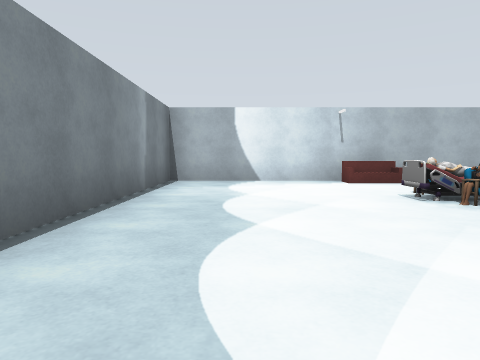
View 1 (above)

22 first-person views from a walk through a world built for the Gazebo simulator. The camera is 1 m above the floor, tilts 4° down and sees 70° across. The floor is counted in squares, 2 m on a side. Each view is taken from the middle of a square. On the plan, view 1 faces up. The plan holds only what a view shows up to about 9 squares ahead; the rest is blank. Robots are left out. Some stock models are drawn as simple stand-ins. Some surface patterns are stand-ins.

View 2
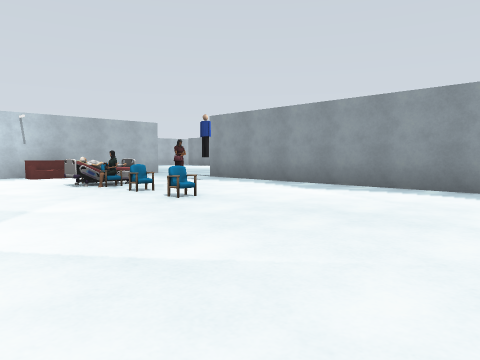

View 3
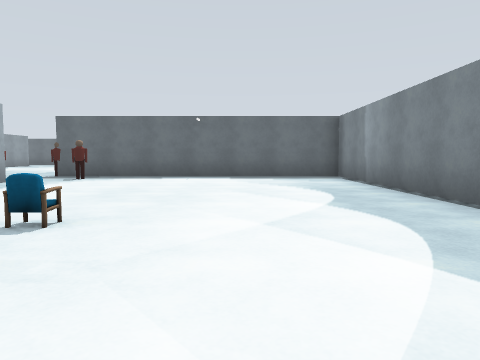

View 4
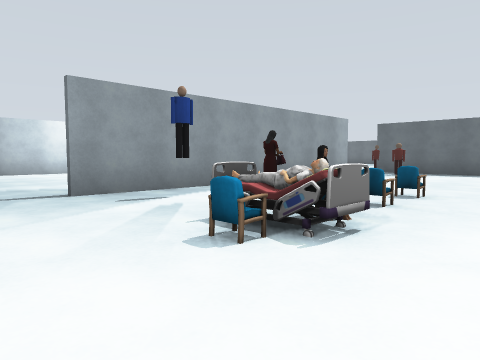

View 5
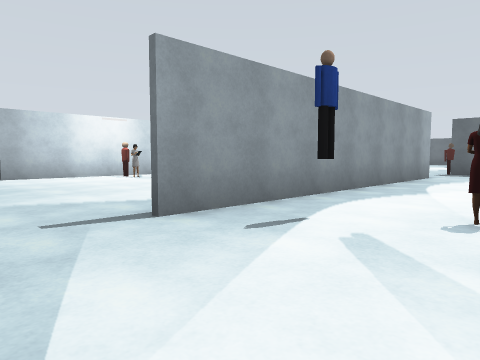

View 6
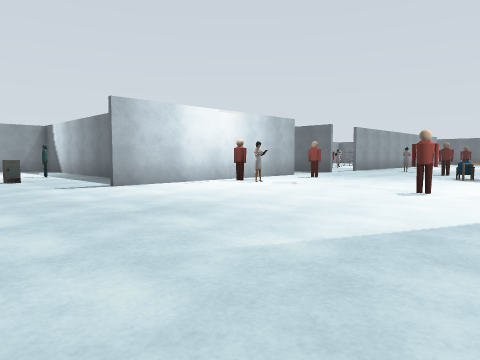

View 7
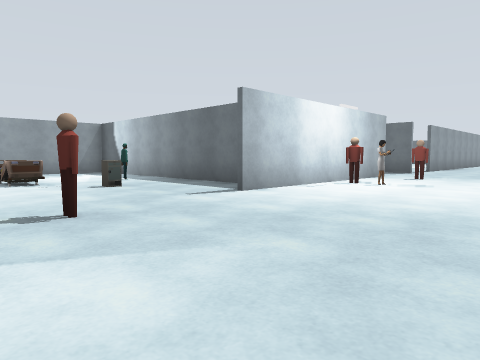

View 8
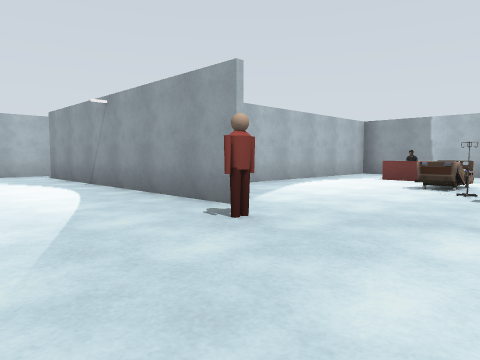

View 9
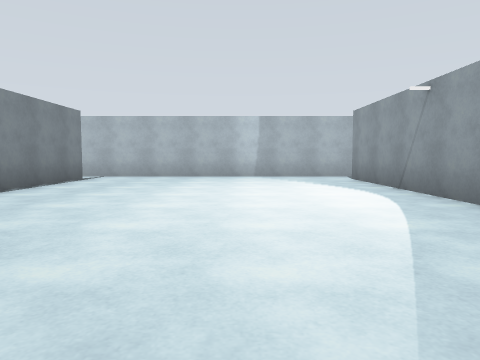

View 10
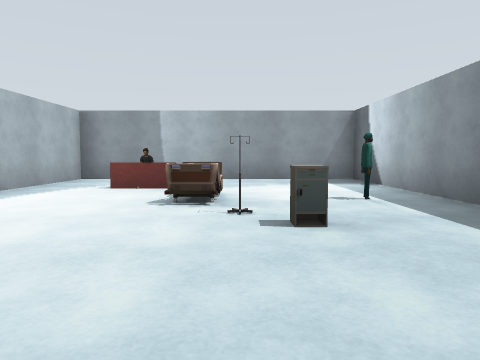

View 11
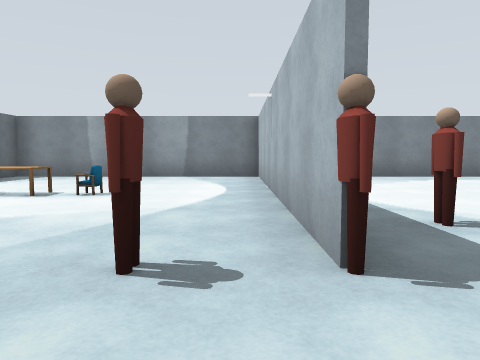

View 12
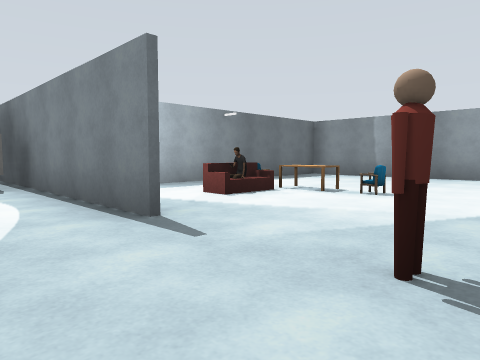

View 13
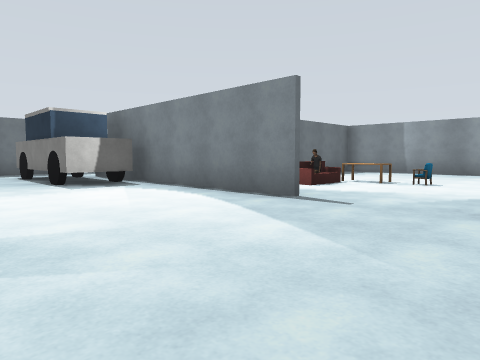

View 14
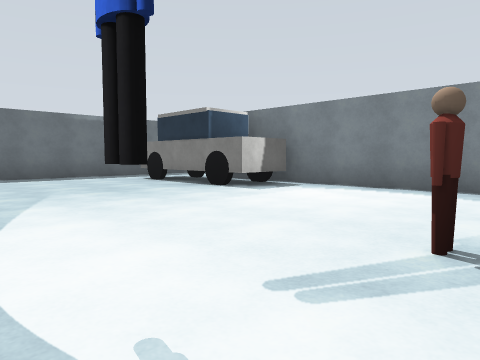

View 15
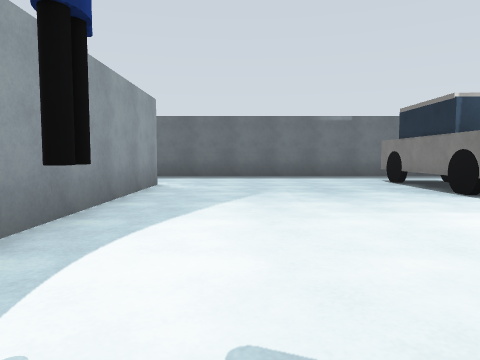

View 16
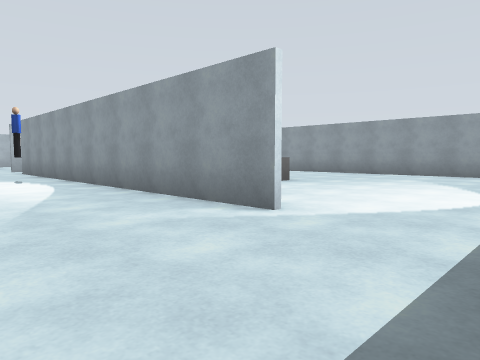

View 17
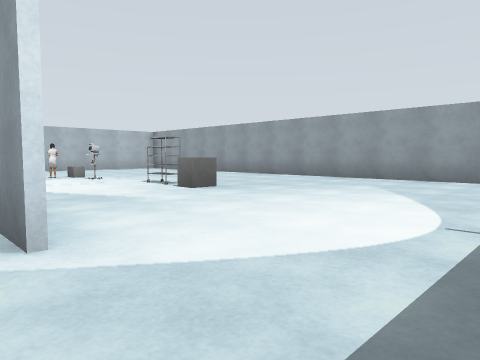

View 18
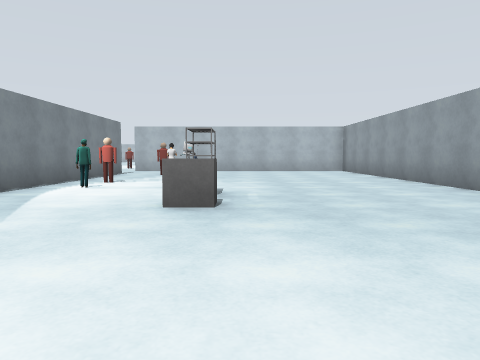

View 19
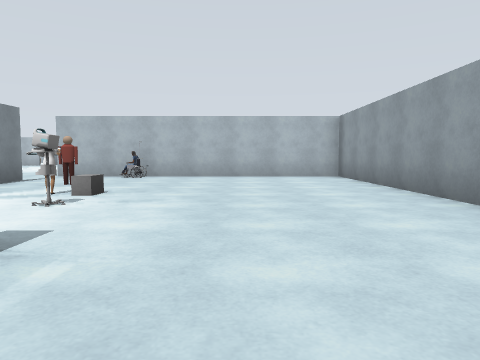

View 20
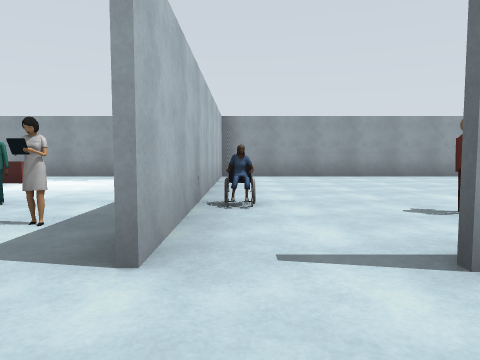

View 21
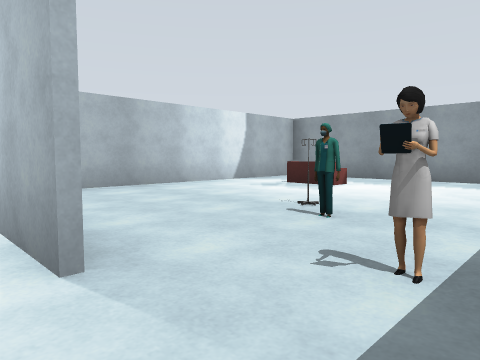

View 22
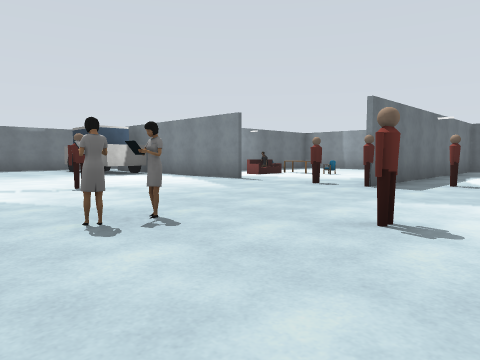

### Floor plan
Ten units are one square. View 1 is at (0, 0); x grows to the right and y downward. Boxes are objects, and circles mark ways between rooms. Rooms are numbered by the first view taken in them; rooms with no view inside come last. Other rooms are left out.
<svg viewBox="-20 -149 209 308">
<path fill="none" stroke="#000" d="M15 -69 -14 -70 -14 39M54 25 54 -45M49 -69 34 -69M-15 44 37 45M116 40 116 66M114 66 114 40M114 4 114 -45M55 74 55 108M37 45 -11 45M125 -35 184 -35 184 -94 136 -94M114 131 114 88M-14 39 -14 104 37 104M62 154 121 154M114 -84 114 -135M184 138 184 26 115 25M55 -135 55 -109M119 -144 51 -144M184 8 184 -34 130 -34"/>
<rect x="15" y="-35" width="10" height="10" fill="#bbb"><title>person</title></rect>
<rect x="15" y="-45" width="10" height="10" fill="#bbb"><title>person</title></rect>
<rect x="25" y="-25" width="10" height="10" fill="#bbb"><title>chair</title></rect>
<rect x="25" y="-35" width="10" height="10" fill="#bbb"><title>person</title></rect>
<rect x="25" y="-45" width="10" height="10" fill="#bbb"><title>chair</title></rect>
<rect x="25" y="-55" width="10" height="10" fill="#bbb"><title>chair</title></rect>
<rect x="35" y="-35" width="10" height="10" fill="#bbb"><title>person</title></rect>
<rect x="25" y="85" width="10" height="10" fill="#bbb"><title>other object</title></rect>
<rect x="25" y="75" width="10" height="10" fill="#bbb"><title>dining table</title></rect>
<rect x="25" y="65" width="10" height="10" fill="#bbb"><title>chair</title></rect>
<rect x="35" y="75" width="10" height="10" fill="#bbb"><title>person</title></rect>
<rect x="35" y="35" width="20" height="10" fill="#bbb"><title>person</title></rect>
<rect x="55" y="105" width="20" height="40" fill="#bbb"><title>ambulance</title></rect>
<rect x="55" y="55" width="10" height="10" fill="#bbb"><title>person</title></rect>
<rect x="55" y="35" width="10" height="10" fill="#bbb"><title>person</title></rect>
<rect x="75" y="15" width="10" height="10" fill="#bbb"><title>other object</title></rect>
<rect x="75" y="5" width="10" height="10" fill="#bbb"><title>chair</title></rect>
<rect x="75" y="-25" width="10" height="10" fill="#bbb"><title>person</title></rect>
<rect x="85" y="65" width="10" height="10" fill="#bbb"><title>person</title></rect>
<rect x="85" y="25" width="10" height="10" fill="#bbb"><title>person</title></rect>
<rect x="95" y="45" width="10" height="10" fill="#bbb"><title>person</title></rect>
<rect x="95" y="-25" width="10" height="10" fill="#bbb"><title>person</title></rect>
<rect x="105" y="75" width="10" height="10" fill="#bbb"><title>person</title></rect>
<rect x="105" y="-5" width="10" height="10" fill="#bbb"><title>person</title></rect>
<rect x="105" y="-25" width="10" height="10" fill="#bbb"><title>person</title></rect>
<rect x="105" y="-75" width="10" height="10" fill="#bbb"><title>person</title></rect>
<rect x="115" y="65" width="10" height="20" fill="#bbb"><title>person</title></rect>
<rect x="125" y="85" width="10" height="10" fill="#bbb"><title>other object</title></rect>
<rect x="125" y="45" width="10" height="10" fill="#bbb"><title>person</title></rect>
<rect x="135" y="95" width="20" height="20" fill="#bbb"><title>grey box</title></rect>
<rect x="135" y="65" width="10" height="10" fill="#bbb"><title>cart</title></rect>
<rect x="135" y="55" width="10" height="10" fill="#bbb"><title>person</title></rect>
<rect x="135" y="25" width="10" height="10" fill="#bbb"><title>wheelchair</title></rect>
<rect x="135" y="-65" width="10" height="10" fill="#bbb"><title>side table</title></rect>
<rect x="135" y="-75" width="10" height="10" fill="#bbb"><title>other object</title></rect>
<rect x="145" y="85" width="10" height="10" fill="#bbb"><title>rack</title></rect>
<rect x="145" y="-55" width="10" height="10" fill="#bbb"><title>other object</title></rect>
<rect x="145" y="-75" width="10" height="20" fill="#bbb"><title>bed</title></rect>
<rect x="155" y="-85" width="20" height="20" fill="#bbb"><title>sofa</title></rect>
<rect x="115" y="5" width="10" height="10" fill="#bbb"><title>person</title></rect>
<rect x="135" y="-5" width="10" height="10" fill="#bbb"><title>other object</title></rect>
<rect x="155" y="-25" width="20" height="20" fill="#bbb"><title>sofa</title></rect>
<circle cx="45" cy="35" r="3" fill="#2a7"/>
<circle cx="55" cy="-55" r="3" fill="#2a7"/>
<circle cx="120" cy="10" r="3" fill="#2a7"/>
<text x="20" y="-20">1</text>
<text x="100" y="40">2</text>
<text x="150" y="-10">3</text>
</svg>
Room 1 opens to room 2. Room 2 opens to room 3.

Where each view was taken, in squares from view 1:
view 1: 0 up, 0 right, facing up
view 2: 2 down, 0 right, facing up-right
view 3: 4 up, 1 right, facing down
view 4: 6 up, 1 right, facing down-right
view 5: 6 up, 3 right, facing down-right
view 6: 7 up, 6 right, facing down-right
view 7: 8 up, 8 right, facing down-right
view 8: 5 up, 9 right, facing up-right
view 9: 6 up, 9 right, facing up
view 10: 6 up, 11 right, facing right
view 11: 5 down, 7 right, facing left
view 12: 5 down, 7 right, facing down-left
view 13: 5 down, 9 right, facing down-left
view 14: 7 down, 11 right, facing down-left
view 15: 7 down, 10 right, facing down
view 16: 15 down, 9 right, facing up-right
view 17: 15 down, 11 right, facing up-right
view 18: 14 down, 15 right, facing up
view 19: 11 down, 16 right, facing up
view 20: 3 down, 10 right, facing right
view 21: 2 down, 11 right, facing up-right
view 22: 2 down, 11 right, facing down-left
